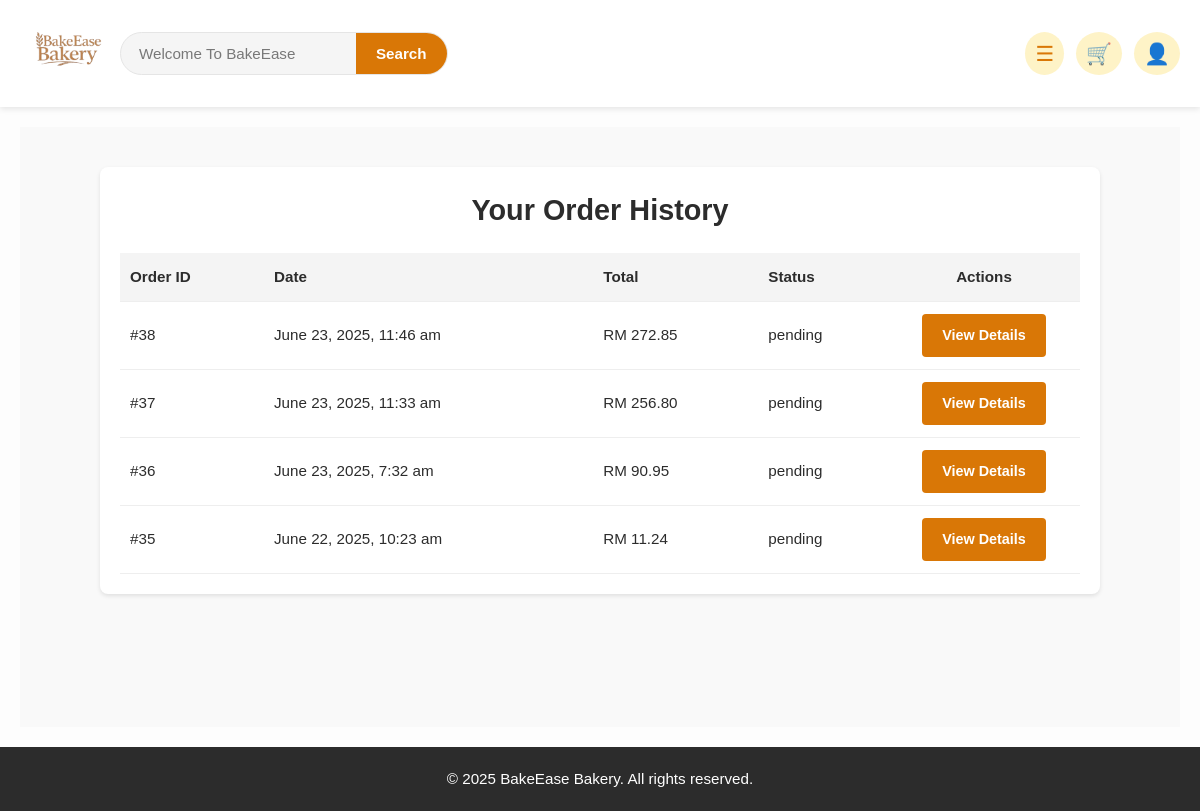
Screenshot of /order-history.php (signed in) with the database file from the repository.
### tables this page shows
CREATE TABLE `orders` (
  `id` int(11) NOT NULL,
  `customer_id` int(11) DEFAULT NULL,
  `customer_name` varchar(100) NOT NULL DEFAULT 'Guest',
  `total_amount` decimal(10,2) DEFAULT NULL,
  `status` varchar(20) DEFAULT 'pending',
  `delivery_address` text DEFAULT NULL,
  `delivery_date` date DEFAULT NULL,
  `order_date` timestamp NOT NULL DEFAULT current_timestamp(),
  `customer_email` varchar(100) DEFAULT NULL,
  `customer_phone` varchar(20) DEFAULT NULL
);

### order-history.php (the view, shortened to what this page needs)
<?php
require_once 'db_connection.php';
$customer_id = $_SESSION['user_id'];
$orders = [];
$query = "SELECT id, total_amount, order_date, status FROM orders WHERE customer_id = ? ORDER BY order_date DESC";
$stmt = mysqli_prepare($conn, $query);
if ($stmt) {
    mysqli_stmt_bind_param($stmt, "i", $customer_id);
    mysqli_stmt_execute($stmt);
    $result = mysqli_stmt_get_result($stmt);
    while ($row = mysqli_fetch_assoc($result)) {
        $orders[] = $row;
    }
} else {
    error_log("Failed to prepare order history query: " . mysqli_error($conn));
    $errors[] = "Unable to fetch order history.";
}
?>
<!DOCTYPE html>
<html lang="en">
<head>
    <link rel="stylesheet" href="styles.css">
    <link rel="stylesheet" href="order-history.css">
</head>
<body>
    <header>
        <div class="header-bar">
            <div class="logo-left">
                <a href="index.php">
                    <img src="images/logo.png" alt="BakeEase Logo" class="logo-inline" />
                </a>
                <div class="search-center">
                    <form class="search-form" action="products.php" method="get">
                        <input type="text" name="search" placeholder="Welcome To BakeEase" />
                        <button type="submit">Search</button>
                    </form>
                </div>
            </div>
            <div class="header-right">
                <div class="nav-dropdown">
                    <span class="nav-toggle" id="navToggle" title="Navigation Menu">☰</span>
                </div>
                <div class="cart-dropdown">
                    <span class="cart-icon" id="cartToggle">🛒</span>
                </div>
                <div class="profile-dropdown">
                    <span class="profile-icon" id="profileToggle">👤</span>
                </div>
            </div>
        </div>
    </header>
    <main>
        <section class="order-history-section">
            <div class="order-history-container">
                <h2>Your Order History</h2>
                <?php if (isset($errors) && !empty($errors)): ?>
                    <div class="error">
                        <?php foreach ($errors as $error): ?>
                            <p><?= htmlspecialchars($error) ?></p>
                        <?php endforeach; ?>
                    </div>
                <?php elseif (!empty($orders)): ?>
                    <table class="order-history-table">
                        <thead>
                            <tr>
                                <th>Order ID</th>
                                <th>Date</th>
                                <th>Total</th>
                                <th>Status</th>
                                <th>Actions</th>
                            </tr>
                        </thead>
                        <tbody>
                            <?php foreach ($orders as $order): ?>
                                <tr>
                                    <td>#<?= $order['id'] ?></td>
                                    <td><?= date('F j, Y, g:i a', strtotime($order['order_date'])) ?></td>
                                    <td>RM <?= number_format($order['total_amount'], 2) ?></td>
                                    <td><?= htmlspecialchars($order['status']) ?></td>
                                    <td>
                                        <a href="confirmation.php?order_id=<?= $order['id'] ?>" class="view-details">View Details</a>
                                    </td>
                                </tr>
                            <?php endforeach; ?>
                        </tbody>
                    </table>
                <?php endif; ?>
            </div>
        </section>
    </main>
    <footer>
        <p>© 2025 BakeEase Bakery. All rights reserved.</p>
    </footer>
</body>
</html>

### styles.css (style rules this page uses)
* { margin: 0; padding: 0; box-sizing: border-box; }
body { font-family: 'Lora', 'Arial', sans-serif; background: #fdfdfd; color: #2c2c2c; line-height: 1.6; overflow-x: hidden; }
h1, h2, h3 { font-weight: 600; color: #2c2c2c; }
h2 { font-size: 2rem; }
a { color: #d97706; text-decoration: none; transition: color 0.3s ease, transform 0.3s ease; }
header { background: #ffffff; box-shadow: 0 2px 6px rgba(0, 0, 0, 0.1); position: sticky; top: 0; z-index: 1000; }
.header-bar { max-width: 1320px; margin: 0 auto; display: flex; align-items: center; justify-content: space-between; padding: 12px 20px; }
.logo-left { display: flex; align-items: center; }
.logo-inline { height: 75px; transition: transform 0.3s ease; }
.search-center { flex: 1; display: flex; justify-content: center; }
.search-form { display: flex; align-items: center; background: #f5f5f5; border-radius: 30px; width: 100%; max-width: 380px; border: 1px solid #e5e5e5; transition: border-color 0.3s ease, box-shadow 0.3s ease; }
.search-form input[type="text"] { border: none; background: transparent; padding: 12px 18px; width: 100%; font-size: 0.95rem; outline: none; color: #2c2c2c; }
.search-form input[type="text"]::placeholder { color: #787878; }
.search-form button { background: #d97706; color: #ffffff; border: none; padding: 12px 20px; border-radius: 0 30px 30px 0; cursor: pointer; font-size: 0.95rem; font-weight: 600; transition: background 0.3s ease; }
.header-right { display: flex; gap: 12px; align-items: center; }
.nav-dropdown, .cart-dropdown, .profile-dropdown { position: relative; }
.nav-toggle, .cart-icon, .profile-icon { font-size: 1.3rem; padding: 10px; background: #fef3c7; color: #d97706; border-radius: 50%; cursor: pointer; transition: background 0.3s ease, transform 0.3s ease; }
main { max-width: 1320px; margin: 0 auto; padding: 20px; }
.order-history-section { padding: 40px 20px; background-color: #f9f9f9; }
.order-history-container { max-width: 1000px; margin: 0 auto; background: white; padding: 20px; border-radius: 8px; box-shadow: 0 2px 4px rgba(0, 0, 0, 0.1); }
.order-history-table { width: 100%; border-collapse: collapse; margin-top: 20px; }
.order-history-table th, .order-history-table td { padding: 10px; text-align: left; border-bottom: 1px solid #eee; }
.order-history-table th { background-color: #f4f4f4; }
.shop-now, .view-details { display: inline-block; padding: 10px 20px; background-color: #d97706; color: white; text-decoration: none; border-radius: 4px; }
footer { background: #2c2c2c; color: #ffffff; text-align: center; padding: 20px 0; width: 100%; position: relative; bottom: 0; }
footer p { font-size: 0.95rem; }

### order-history.css (style rules this page uses)
.order-history-section { padding: 40px 20px; background-color: #f9f9f9; min-height: calc(100vh - 200px); }
.order-history-container { max-width: 1000px; margin: 0 auto; background: white; padding: 20px; border-radius: 8px; box-shadow: 0 2px 4px rgba(0, 0, 0, 0.1); }
.order-history-container h2 { font-size: 1.8rem; margin-bottom: 20px; text-align: center; color: #2c2c2c; }
.order-history-table { width: 100%; border-collapse: collapse; margin-top: 20px; font-size: 0.95rem; }
.order-history-table th, .order-history-table td { padding: 12px 10px; text-align: left; border-bottom: 1px solid #eee; }
.order-history-table th { background-color: #f4f4f4; font-weight: 600; color: #2c2c2c; }
.order-history-table td { vertical-align: middle; }
.order-history-table th:nth-child(1), .order-history-table td:nth-child(1) { width: 15%; }
.order-history-table th:nth-child(5), .order-history-table td:nth-child(5) { width: 20%; text-align: center; }
.shop-now, .view-details { display: inline-block; padding: 10px 20px; background-color: #d97706; color: white; text-decoration: none; border-radius: 4px; font-size: 0.9rem; font-weight: 600; transition: background-color 0.3s ease, transform 0.3s ease; }

### rows the page displays
orders: id "38", order_date "June 23, 2025, 11:46 am", total_amount "272.85", status "pending"
orders: id "37", order_date "June 23, 2025, 11:33 am", total_amount "256.80", status "pending"
orders: id "36", order_date "June 23, 2025, 7:32 am", total_amount "90.95", status "pending"
orders: id "35", order_date "June 22, 2025, 10:23 am", total_amount "11.24", status "pending"
